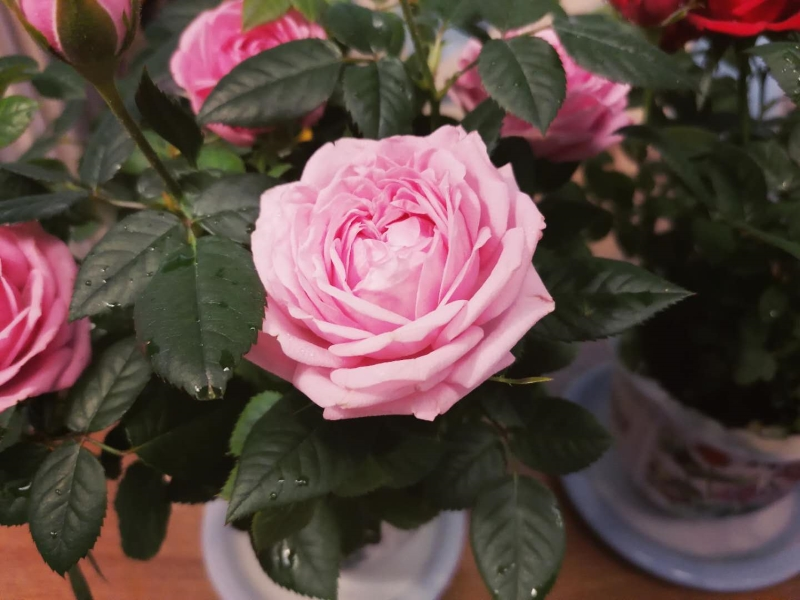
#> input picture Test_images/rose.jpg, 800 x 600 px, found by its file name
$ jupyter execute Tutorial_Five.ipynb
#> lines starting #> are read from the running program, lines starting #| are printed output that depends on the picture; after the words box and inside, x2 and y2 are one past the last pixel; in counts of white or black regions, pixels touching at a corner belong together
## UFMFRR-15-M Machine Vision
# Tutorial 5 - Image Convolution

[cell 1]
import cv2
import matplotlib.pyplot as plt
from google.colab.patches import cv2_imshow
import numpy as np
import skimage.util as util
from scipy import ndimage
from skimage.exposure import rescale_intensity

[cell 2]
from google.colab import drive
drive.mount('/content/drive')

# The function for convolving a source image with a kernel

[cell 3]
def convolve(img, kernel):
	# check dimensions
  (sh, sw) = img.shape[:2]
  (kh, kw) = kernel.shape[:2]
	# use padding to keep original size
  pad = (kw - 1) // 2
  img = cv2.copyMakeBorder(img, pad, pad, pad, pad,
		cv2.BORDER_REPLICATE)
	# the output can contain float point values
  output = np.zeros((sh, sw), dtype="float32")

  for y in np.arange(pad, sh + pad):
    for x in np.arange(pad, sw + pad):
			# crop a square around the centre pixel
      roi = img[y - pad:y + pad + 1, x - pad:x + pad + 1]
			# sum all values from element-wise multiplications
      k = (roi * kernel).sum()
			# replace original pixel value with convolution results
      output[y - pad, x - pad] = k

      	# make sure the range is still 0-255
  output = rescale_intensity(output, in_range=(0, 255))
  output = (255 * output ).astype("uint8")

  return output

# Add salt & pepper noise/Gaussian noise to an image

* Read an image and conver to greyscale

[cell 4]
rose = cv2.imread('/content/drive/MyDrive/Colab/rose.jpg')
#> rose is the input picture: shape (600, 800, 3); mean B, G, R 69.2, 72.7, 94.2
grey = cv2.cvtColor(rose, cv2.COLOR_RGB2GRAY)
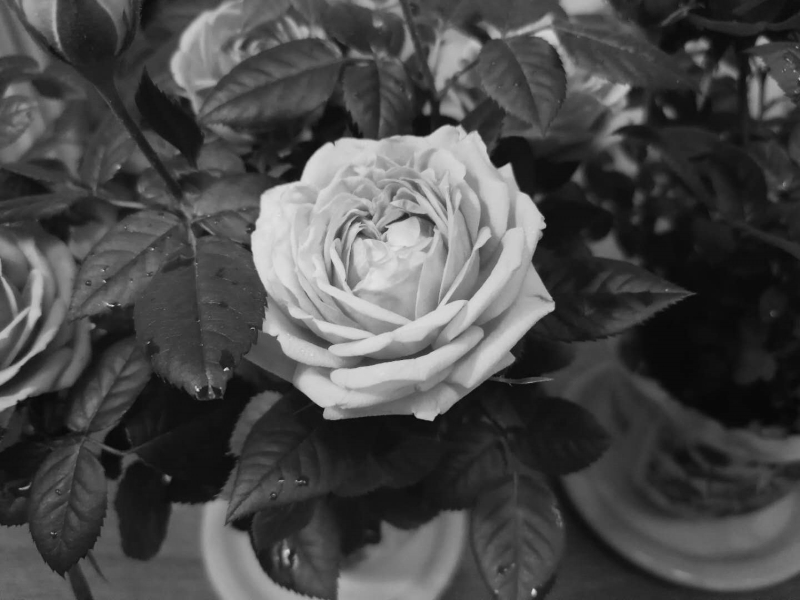
#> grey: shape (600, 800); min 7, max 227, mean 74.1

* Add salt and pepper noise

[cell 5]
grey_sp = util.random_noise(grey, 's&p', clip=True)
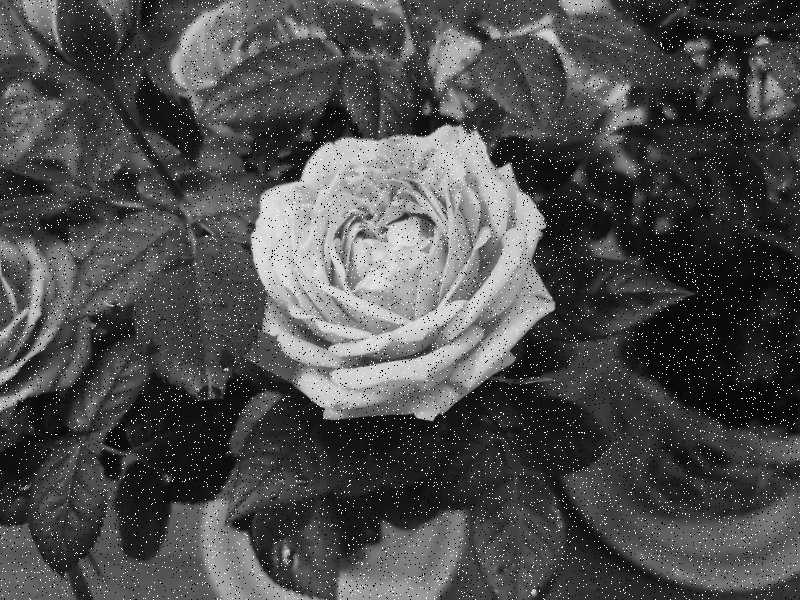
#> grey_sp: shape (600, 800) float64; min 0, max 1, mean 0.301

* Results returned was scaled between 0 and 1. Change it to 0 and 255

[cell 6]
grey_sp = (grey_sp*255).astype(np.uint8)
cv2_imshow(grey_sp)

* Add Gaussian noise

[cell 7]
grey_gauss = util.random_noise(grey, 'gaussian', clip=True)
grey_gauss = (grey_gauss*255).astype(np.uint8)
cv2_imshow(grey_gauss)

# Convolution

[cell 8]
# kernel as a 3 by 3 average filter
kernel_avg = 1/9 * np.array((
    [1, 1, 1],
    [1, 1, 1],
    [1, 1, 1]), dtype="int")

# kernel as a 5 by 5 average filter
kernel_avg2 = np.ones((5, 5))/25

# use the average filter to denoise Gaussian noise
convoleOutput = convolve(grey_gauss, kernel_avg2)
#> in convolve, `img = cv2.copyMakeBorder(img, pad, pad, pad, pad, cv2.BORDER_REPLICATE)`:
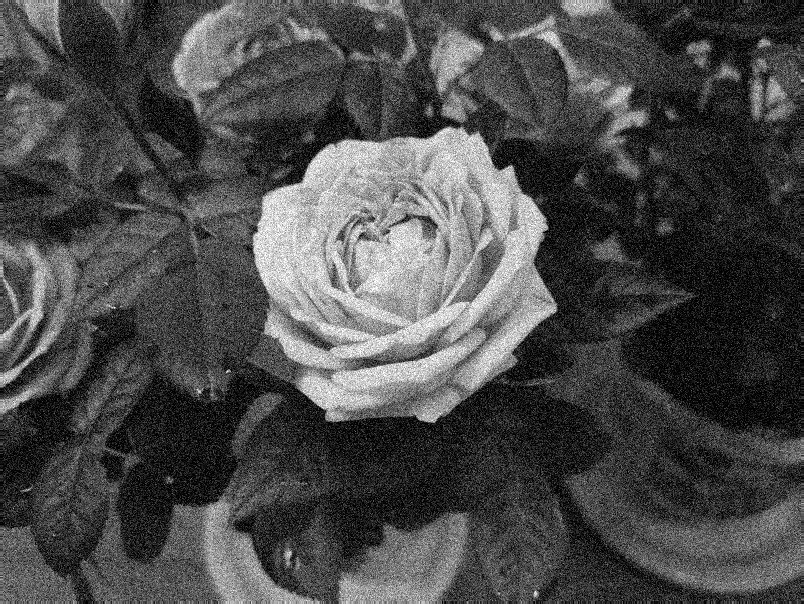
#> img: shape (604, 804); min 0, max 255, mean 74.5

# show results
cv2_imshow(convoleOutput)

# use the average filter to denoise s&p noise
convoleOutput = convolve(grey_sp, kernel_avg2)
#> in convolve (call 2), `img = cv2.copyMakeBorder(img, pad, pad, pad, pad, cv2.BORDER_REPLICATE)`:
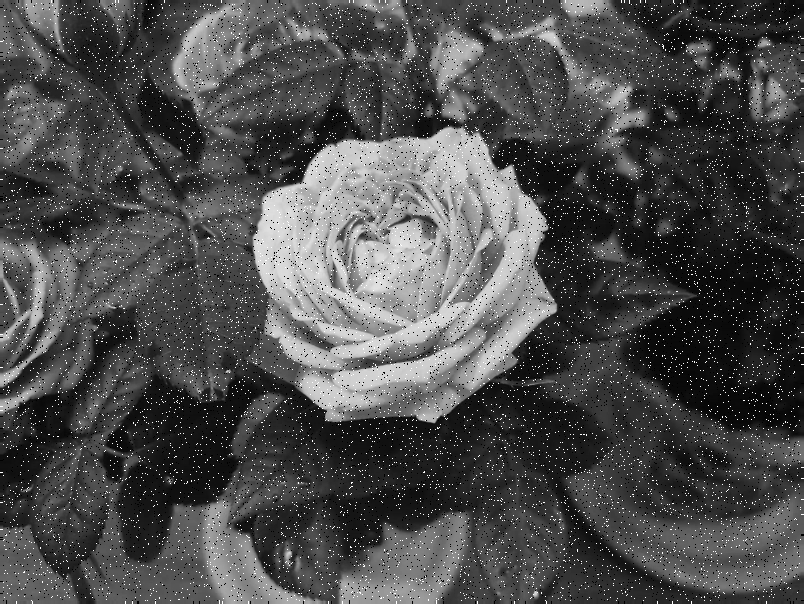
#> img: shape (604, 804); min 0, max 255, mean 76.7

# show results
cv2_imshow(convoleOutput)

# use a median filter to denoise s&p noise
med_denoised = ndimage.median_filter(grey_sp, 5)
cv2_imshow(med_denoised)

# How to use different kernels in convolution?

### *The codes in this chapter are not completed. Please use the knowledge learned this week to finish the following tasks.*

Imagine that you are a player in the three-body game. You plan to use Machine Vision to study the motion of the three suns and the only planet in the three-body galaxy. The following code will give you a photo of the galaxy, where you can see the three largest round suns, one smaller planet and millions of stars in the Milky Way. When you use the following codes to generate an image, the three suns and the planet may overlap due to their relative position. To avoid overlaps, you can run the code multiple times to find the best one for your experiment.

[cell 9]
# Magic code to geneate a photo of a three-body galaxy
import random
import math

# The universe background
galaxy_image = np.zeros((400, 400, 1), dtype=np.uint8)

# Generate stars and planets in the image
for k in range(100):
  # The Milky Way stars
  cv2.circle(galaxy_image, (round(400*random.random()),round(400*random.random())), 1, 255, -1, lineType=cv2.LINE_AA)
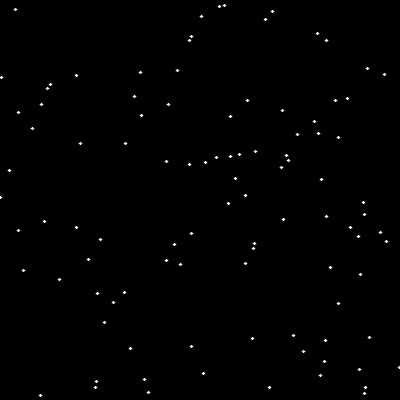
#> galaxy_image: shape (400, 400, 1); min 0, max 255, mean 1.1
for i in range(3):
  # The three suns
  cv2.circle(galaxy_image, (round(400*random.random()),round(360*random.random())), 28, 255, -1, lineType=cv2.LINE_AA)
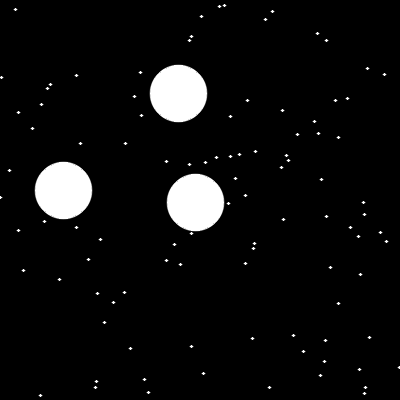
#> galaxy_image: shape (400, 400, 1); 5.07% of pixels changed, all inside (x1, y1, x2, y2) = (34, 64, 225, 232)
for j in range(1):
  # The three-body planet
  cv2.circle(galaxy_image, (round(400*random.random()),round(400*random.random())), 6, 255, -1, lineType=cv2.LINE_AA)
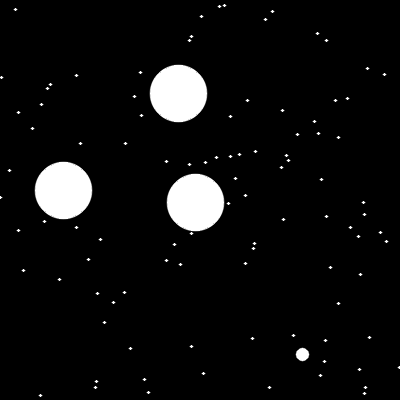
#> galaxy_image: shape (400, 400, 1); 0.1% of pixels changed, all inside (x1, y1, x2, y2) = (295, 347, 310, 362)

cv2_imshow(galaxy_image)

**Task 1.** Average filter vs. [Gaussian filter](https://docs.opencv.org/4.x/d4/d13/tutorial_py_filtering.html)

Gaussian filter is a filter that has a similar function to the average filter. Please process the galaxy image using the same-sized average filter and Gaussian filter and discuss differences in your results with your group members.

[cell 10]
# Start to write your code here...

**Task 2.** Detect stars, three suns and the planet using image processing

Do you know that instead of using morphological operations, you can use image convolutions to detect the three suns, stars and the planet in the galaxy image as well? Please use a series of [Gaussian filters](https://docs.opencv.org/4.x/d4/d13/tutorial_py_filtering.html) with the [Laplacian corner detector](https://docs.opencv.org/3.4/d5/db5/tutorial_laplace_operator.html) to detect the stats and the planet in the image.

**Hints:** 1) You can process the image using Gaussian filters with different sizes and observe the impact of kernel size on the output image from the Laplacian operations. 2) Check your result images carefully. If the elements in the image are barely visible, you can use the image processing methods you have learned, such as Histogram Equalisation, Thresholding, and some Morphological Operations to enhance the image. 3) Do you think subtracting one output image from another would be helpful in this detection? Please write codes to test it and record your reflections on these experiments.

[cell 11]
# Start to write your code here...

# Extension - edge and corner detection operator

* Canny edge detector

[cell 12]
edges = cv2.Canny(np.uint8(grey),200,400)  # 200, 400 here are the double thresholds used for hysteresis analysis
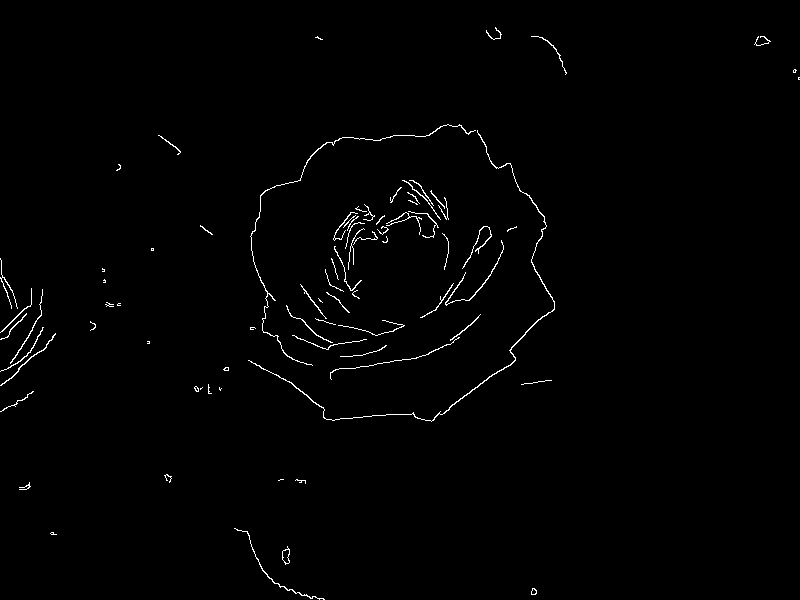
#> edges: shape (600, 800); 0.96% white in thin lines or dots
cv2_imshow(edges)

* Harris corner detector

[cell 13]
grey = np.float32(grey_sp)
dst = cv2.cornerHarris(grey, blockSize=3, ksize=1, k=0.06)
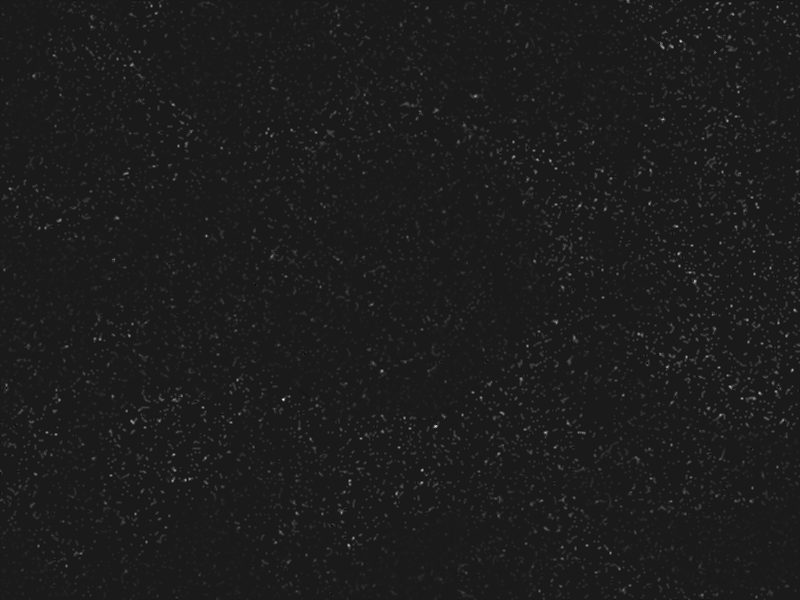
#> dst: shape (600, 800) float32; min -91288064, max 789805440, mean 8525424; drawn with min black and max white
# blockSize - the size of neighbourhood considered for corner detection,
# ksize - Aperture parameter of Sobel derivative used,
# k - Harris detector free parameter in the equation. Normally a smaller k gives you more corners.
cv2_imshow(dst)
# result is dilated for marking the corners, not important
dst = cv2.dilate(dst,None)
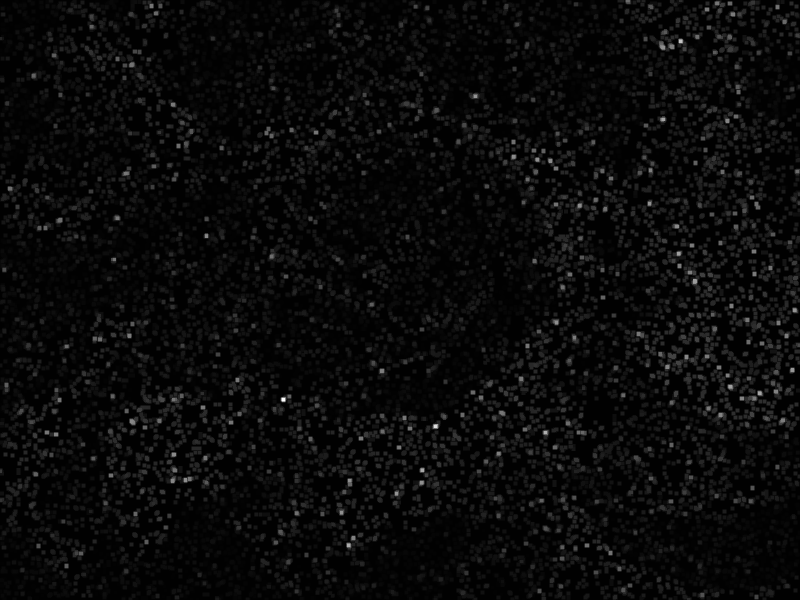
#> dst: shape (600, 800) float32; min -4801853, max 789805440, mean 27383348; drawn with min black and max white
# Threshold for an optimal value, it may vary depending on the image.
rose[dst>0.5*dst.max()] = [0,0,255]
cv2_imshow(rose)

$ run again, with Test_images/sample_img.jpg copied over Test_images/rose.jpg
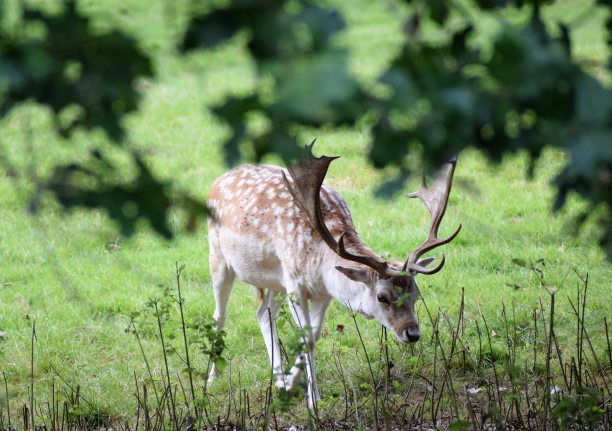
#> input picture Test_images/sample_img.jpg, 1224 x 862 px, found by its file name (shown at 1/2 size)
#> rose is the input picture: shape (862, 1224, 3); mean B, G, R 90.5, 134.2, 111.7
#> `edges = cv2.Canny(np.uint8(grey),200,400)`:
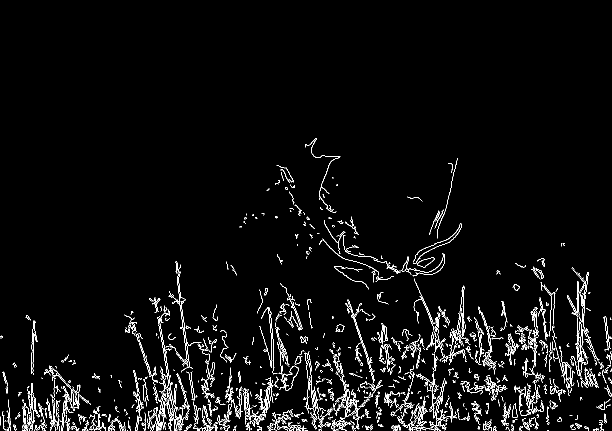
#> edges: shape (862, 1224) (shown at 1/2 size); 3.4% white in thin lines or dots, all inside (x1, y1, x2, y2) = (0, 276, 1224, 862)
#> `dst = cv2.dilate(dst,None)`:
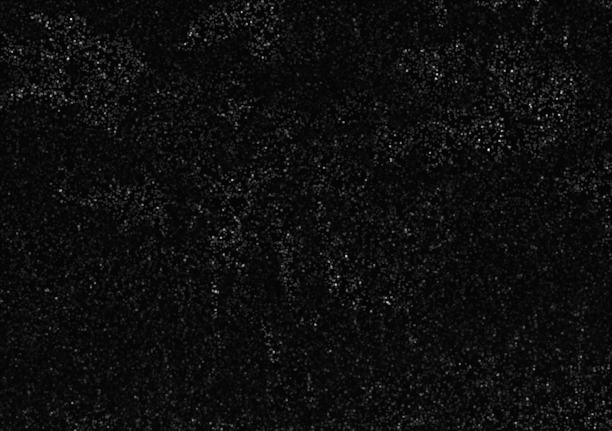
#> dst: shape (862, 1224) float32 (shown at 1/2 size); min -13922577, max 588101824, mean 20587078; drawn with min black and max white

$ run again, with Test_images/strawberry.jpg copied over Test_images/rose.jpg
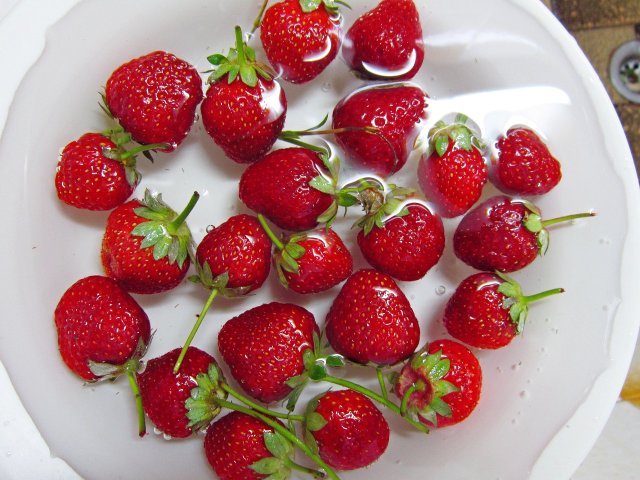
#> input picture Test_images/strawberry.jpg, 1280 x 960 px, found by its file name (shown at 1/2 size)
#> rose is the input picture: shape (960, 1280, 3); mean B, G, R 124.7, 126.2, 174.5
#> edges: shape (960, 1280); 3.4% white in thin lines or dots
#> `dst = cv2.dilate(dst,None)`:
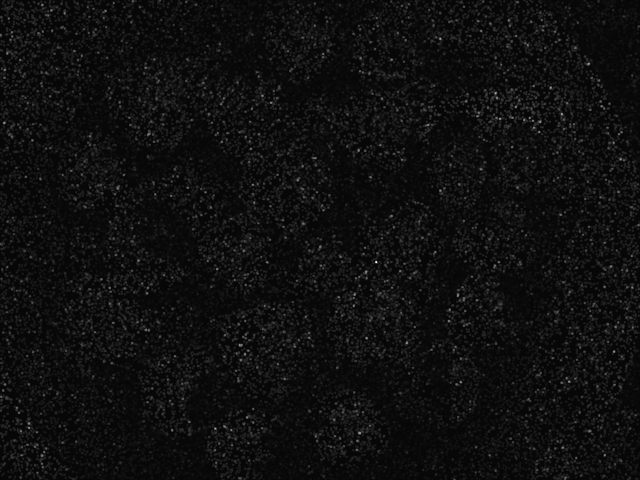
#> dst: shape (960, 1280) float32 (shown at 1/2 size); min -31266696, max 986475648, mean 31787012; drawn with min black and max white
